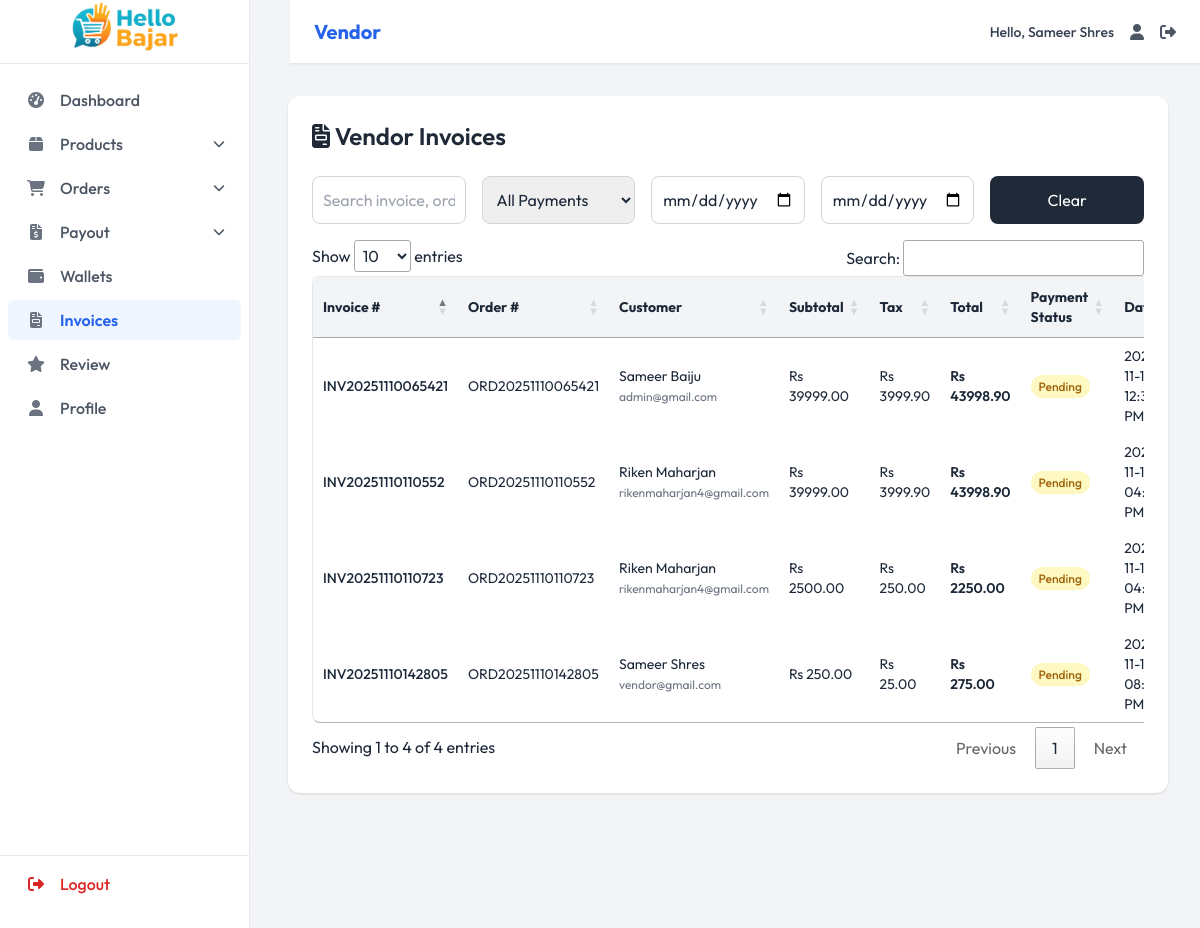
The app's page /admin-dashboard/vendor/invoice/ (signed in), older data.
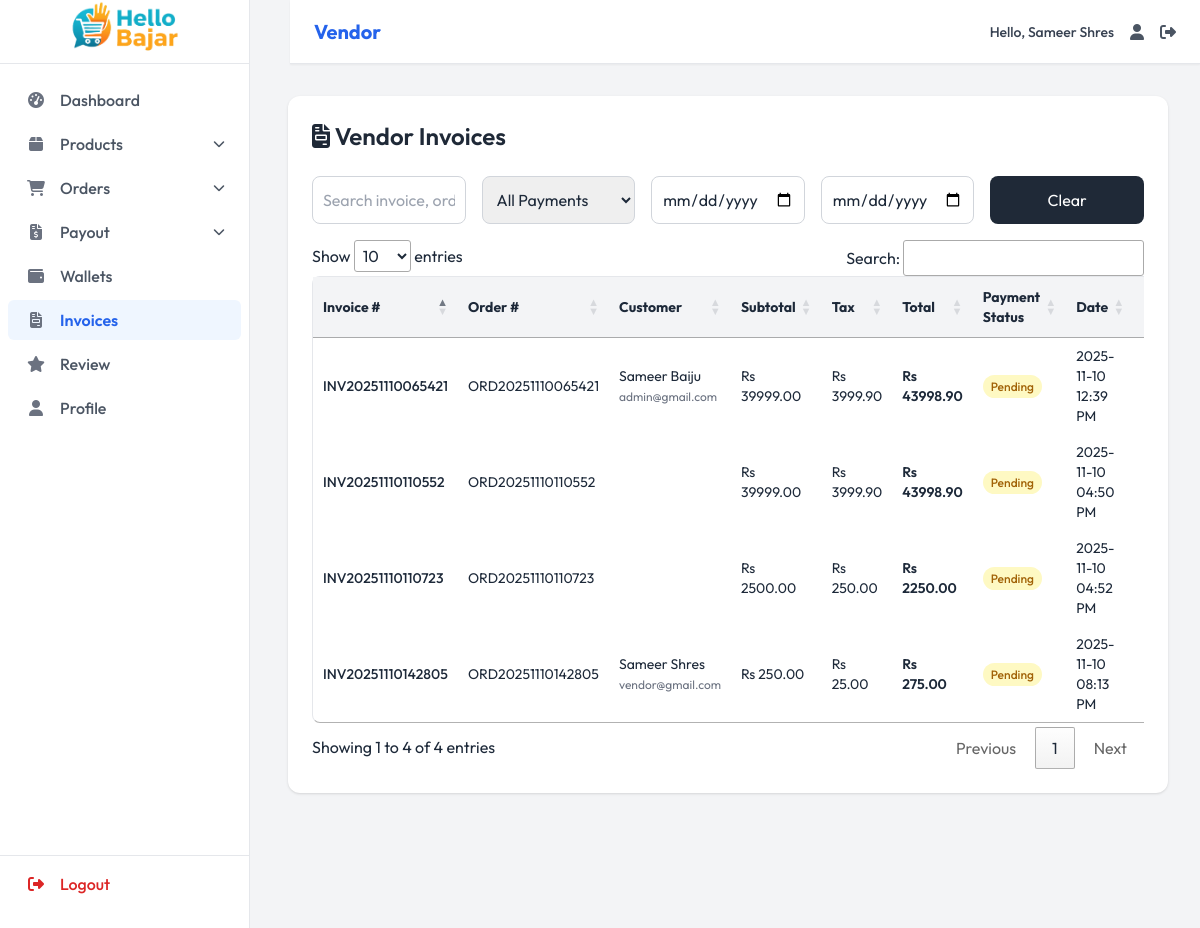
The same page, newer data.
### dashboard/models.py (models this page shows, shortened)
class Invoice(models.Model):
    invoice_number = models.CharField(max_length=20,null=True, unique=True, editable=False)
    order = models.ForeignKey('Order', on_delete=models.CASCADE, related_name='invoices')
    vendor = models.ForeignKey('Vendor', on_delete=models.CASCADE, related_name='invoices')
    customer = models.ForeignKey(User, on_delete=models.SET_NULL, null=True, blank=True)
    created_at = models.DateTimeField(auto_now_add=True)
    subtotal = models.DecimalField(max_digits=12, decimal_places=2)
    tax_amount = models.DecimalField(max_digits=12, decimal_places=2, default=0)
    discount = models.DecimalField(max_digits=12, decimal_places=2, default=0)
    total = models.DecimalField(max_digits=12, decimal_places=2)
    payment_status = models.CharField(max_length=20, choices=[
        ('paid', 'Paid'),
        ('pending', 'Pending'),
        ('failed', 'Failed')
    ], default='pending')
    notes = models.TextField(blank=True, null=True)

class Order(models.Model):
    STATUS_CHOICES = [
        ('pending', 'Pending'),
        ('processing', 'Processing'),
        ('shipped', 'Shipped'),
        ('delivered', 'Delivered'),
        ('cancelled', 'Cancelled'),
        ('refunded', 'Refunded'),
    ]
    PAYMENT_CHOICES = [
        ('cod', 'Cash on Delivery'),
        ('esewa', 'eSewa'),
        ('khalti', 'Khalti'),
        ('imepay', 'IME Pay'),
        ('connectips', 'ConnectIPS'),
    ]
    PAYMENT_STATUS_CHOICES = [
        ('unpaid', 'Unpaid'),
        ('paid', 'Paid'),
        ('failed', 'Failed'),
        ('refunded', 'Refunded'),
    ]
    order_number = models.CharField(max_length=20, unique=True, editable=False)
    user = models.ForeignKey(User, on_delete=models.SET_NULL, null=True, blank=True)
    full_name = models.CharField(max_length=200)
    phone = models.CharField(max_length=15)
    email = models.EmailField()
    address = models.TextField()
    city = models.CharField(max_length=100)
    province = models.CharField(max_length=20,null=True,blank=True)
    postal_code = models.CharField(max_length=10, blank=True)
    subtotal = models.DecimalField(max_digits=10, decimal_places=2)
    shipping_cost = models.DecimalField(max_digits=10, decimal_places=2, default=0)
    discount = models.DecimalField(max_digits=10, decimal_places=2, default=0)
    tax = models.DecimalField(max_digits=10, decimal_places=2, default=0)
    total = models.DecimalField(max_digits=10, decimal_places=2)
    payment_method = models.CharField(max_length=20, choices=PAYMENT_CHOICES,default="cod")
    payment_status = models.CharField(max_length=20, choices=PAYMENT_STATUS_CHOICES, default='unpaid')
    transaction_id = models.CharField(max_length=100, blank=True)
    coupon = models.ForeignKey('Coupon', on_delete=models.SET_NULL, null=True, blank=True)
    status = models.CharField(max_length=20, choices=STATUS_CHOICES, default='pending')
    estimated_delivery_date = models.DateField(
        null=True, blank=True,
        help_text="Calculated expected delivery date"
    )
    created_at = models.DateTimeField(auto_now_add=True)
    updated_at = models.DateTimeField(auto_now=True)
    delivered_at = models.DateTimeField(null=True, blank=True)

### dashboard/views.py (the view)
# urls.py: path('vendor/invoice/',views.vendor_invoices,name="vendor_invoices_list"),
@login_required
def vendor_invoices(request):
    vendor=Vendor.objects.get(user=request.user)
    invoices = Invoice.objects.filter(vendor=vendor).order_by('-created_at')
    return render(request, 'vendor/invoice/invoices.html', {'invoices': invoices})

### ecommerce/context_processors.py (called while the page is built)
def nepal_locations(request):
    file_path = os.path.join(settings.BASE_DIR, 'static', 'data', 'nepal_provinces.json')
    with open(file_path, 'r', encoding='utf-8') as f:
        data = json.load(f)
    return {
        'nepal_locations': data
    }

### templates/vendor/invoice/invoices.html (shortened to what this page needs)
{% extends 'dashboard/components/base.html' %}
{% load static %}
{% block content %}
<div class="bg-white rounded-xl shadow p-6">
  <div class="flex justify-between items-center mb-6">
    <h1 class="text-2xl font-semibold text-gray-800">
      <i class="fa-solid fa-file-invoice"></i> Vendor Invoices
    </h1>
  </div>
  <div class="mb-4 grid grid-cols-1 md:grid-cols-5 gap-4">
    <input type="text" id="searchBox" placeholder="Search invoice, order, customer..."
      class="border border-gray-300 rounded-lg p-2.5" />
    <select id="statusFilter" class="border border-gray-300 rounded-lg p-2.5">
      <option value="">All Payments</option>
    </select>
    <input type="date" id="startDate" class="border border-gray-300 rounded-lg p-2.5" />
    <input type="date" id="endDate" class="border border-gray-300 rounded-lg p-2.5" />
    <button id="clearFilters" class="bg-gray-800 text-white px-4 py-2 rounded-lg w-full">Clear</button>
  </div>
  <div class="overflow-x-auto">
    <table id="invoiceTable" class="w-full border border-gray-200 rounded-lg text-sm">
      <thead class="bg-gray-100">
        <tr>
          <th class="px-4 py-3 text-left">Invoice #</th>
          <th class="px-4 py-3 text-left">Order #</th>
          <th class="px-4 py-3 text-left">Customer</th>
          <th class="px-4 py-3 text-left">Subtotal</th>
          <th class="px-4 py-3 text-left">Tax</th>
          <th class="px-4 py-3 text-left">Total</th>
          <th class="px-4 py-3 text-left">Payment Status</th>
          <th class="px-4 py-3 text-left">Date</th>
          <th class="px-4 py-3 text-center">Actions</th>
        </tr>
      </thead>
      <tbody>
        {% for invoice in invoices %}
        <tr class="hover:bg-gray-50">
          <td class="px-4 py-3 font-medium">{{ invoice.invoice_number }}</td>
          <td class="px-4 py-3">{{ invoice.order.order_number }}</td>
          <td class="px-4 py-3">
            {{ invoice.customer.get_full_name }}<br>
            <span class="text-xs text-gray-500">{{ invoice.customer.email }}</span>
          </td>
          <td class="px-4 py-3">Rs {{ invoice.subtotal }}</td>
          <td class="px-4 py-3">Rs {{ invoice.tax_amount }}</td>
          <td class="px-4 py-3 font-semibold">Rs {{ invoice.total }}</td>
          <td class="px-4 py-3">
            <span class="px-2 py-1 rounded-full text-xs font-medium
              {% if invoice.payment_status == 'paid' %}bg-green-100 text-green-700
              {% elif invoice.payment_status == 'pending' %}bg-yellow-100 text-yellow-700
              {% elif invoice.payment_status == 'failed' %}bg-red-100 text-red-700
              {% endif %}">
              {{ invoice.payment_status|capfirst }}
            </span>
          </td>
<td class="px-4 py-3">{{ invoice.created_at|date:"Y-m-d h:i A" }}</td>
          <td class="px-4 py-3 text-center flex justify-center gap-3">
          </td>
        </tr>
        {% empty %}
        <tr>
          <td colspan="9" class="text-center text-gray-500 py-6">No invoices found.</td>
        </tr>
        {% endfor %}
      </tbody>
    </table>
  </div>
</div>
{% endblock %}

Row changes from the older to the newer data that the page shows:
changed Invoice "INV20251110110723": customer.get_full_name "Riken Maharjan" → (not shown); customer.email "rikenmaharjan4@gmail.com" → (not shown)
changed Invoice "INV20251110110552": customer.get_full_name "Riken Maharjan" → (not shown); customer.email "rikenmaharjan4@gmail.com" → (not shown)
